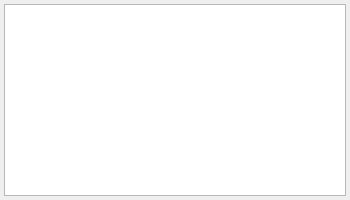
<?xml version="1.0" encoding="UTF-8"?>
<ui version="4.0">
 <class>LogWidget</class>
 <widget class="QWidget" name="LogWidget">
  <property name="geometry">
   <rect>
    <x>0</x>
    <y>0</y>
    <width>350</width>
    <height>200</height>
   </rect>
  </property>
  <property name="windowTitle">
   <string>Form</string>
  </property>
  <property name="styleSheet">
   <string notr="true">QTextEdit#logText {
	font-size: 11px;
}</string>
  </property>
  <layout class="QHBoxLayout" name="horizontalLayout">
   <property name="leftMargin">
    <number>4</number>
   </property>
   <property name="topMargin">
    <number>4</number>
   </property>
   <property name="rightMargin">
    <number>4</number>
   </property>
   <property name="bottomMargin">
    <number>4</number>
   </property>
   <item>
    <layout class="QVBoxLayout" name="verticalLayout">
     <item>
      <widget class="QPlainTextEdit" name="logText">
       <property name="readOnly">
        <bool>true</bool>
       </property>
      </widget>
     </item>
    </layout>
   </item>
  </layout>
 </widget>
 <resources/>
 <connections/>
</ui>
